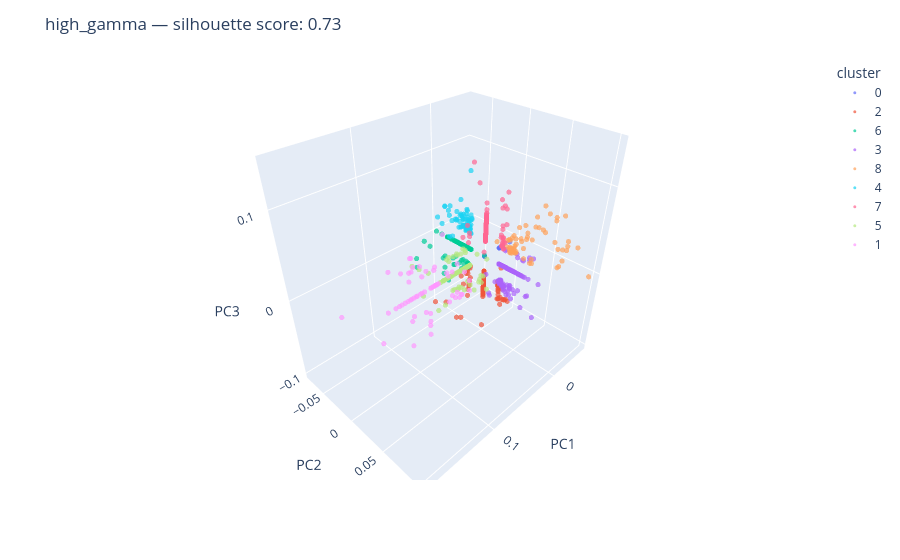

The code cell stored with this chart in its notebook:
### Code cell
PC1 = weight_data_b[:, 0]
PC2 = weight_data_b[:, 1]
PC3 = weight_data_b[:, 2]
idx = np.where(labels[band] >=0)[0]
unique_lbls = np.unique(labels[band][idx])
colors = [base_cmap(i) for i in unique_lbls]
custom_cmap = ListedColormap(colors, name=f'tab20_{len(unique_lbls)}')
df = pd.DataFrame({'PC1': PC1[idx],'PC2': PC2[idx],'PC3': PC3[idx],'cluster': labels[band][idx].astype(str)})
fig = px.scatter_3d(df,x='PC1', y='PC2', z='PC3',color='cluster',opacity=0.7)
fig.update_traces(marker=dict(size=3))
fig.update_layout(title=f'{band} — silhouette score: {np.round(sil_score[band], 2)}',scene=dict(xaxis_title='PC1',yaxis_title='PC2',zaxis_title='PC3'))
#fig.write_html(f"{OUT_PATH}/grpPCA/supsubj_concat/PC_{band}.html")
